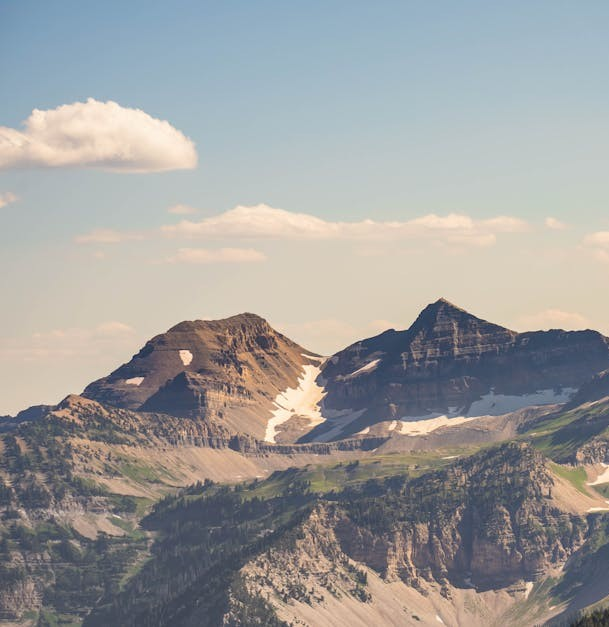
#> input picture src/image1.jpeg, 609 x 627 px
$ python -i harris.py   (imports and definitions only)   (older library calls are emulated)
#> lines starting #> are read from the running program, lines starting #| are printed output that depends on the picture
#> further down, picture is the input picture: shape (627, 609, 3); mean B, G, R 156.5, 156.8, 156.9
import numpy as np
import cv2

def harris_corners(img, k=0.04, window_size=3, threshold=0.005):
    """
    Harris Corner Detection from scratch
    """
#> called with k = 0.04, window_size = 3, threshold = 0.005
    if len(img.shape) == 3:
        gray = cv2.cvtColor(img, cv2.COLOR_BGR2GRAY)
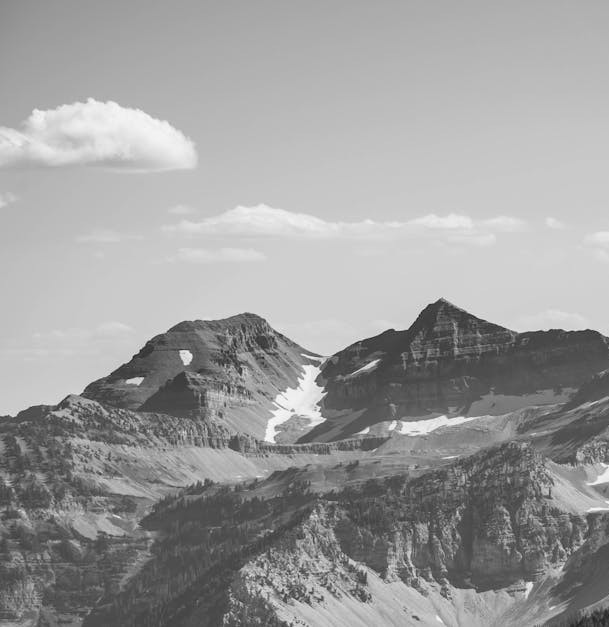
#> gray: shape (627, 609); min 29, max 251, mean 156.8
    else:
        gray = img.copy()

    gray = np.float32(gray)

    # Compute gradients
    Ix = cv2.Sobel(gray, cv2.CV_64F, 1, 0, ksize=3)
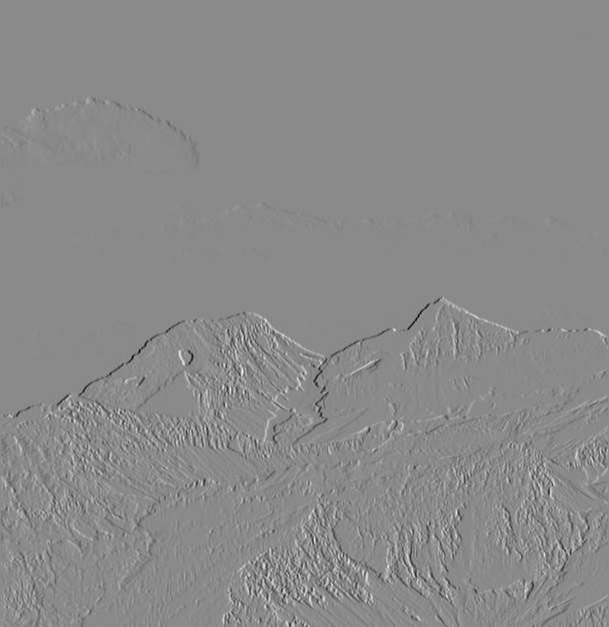
#> Ix: shape (627, 609) float64; min -666, max 564, mean 0.1; drawn with min black and max white
    Iy = cv2.Sobel(gray, cv2.CV_64F, 0, 1, ksize=3)
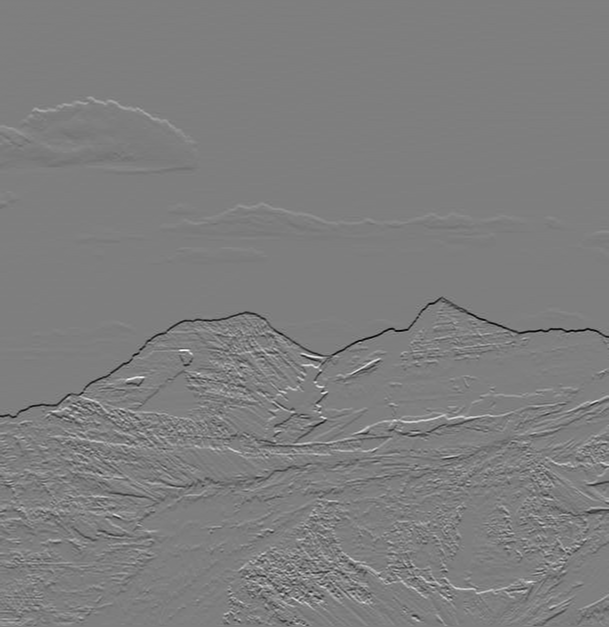
#> Iy: shape (627, 609) float64; min -673, max 682, mean -0.5; drawn with min black and max white

    # Compute products of derivatives
    Ixx = Ix * Ix
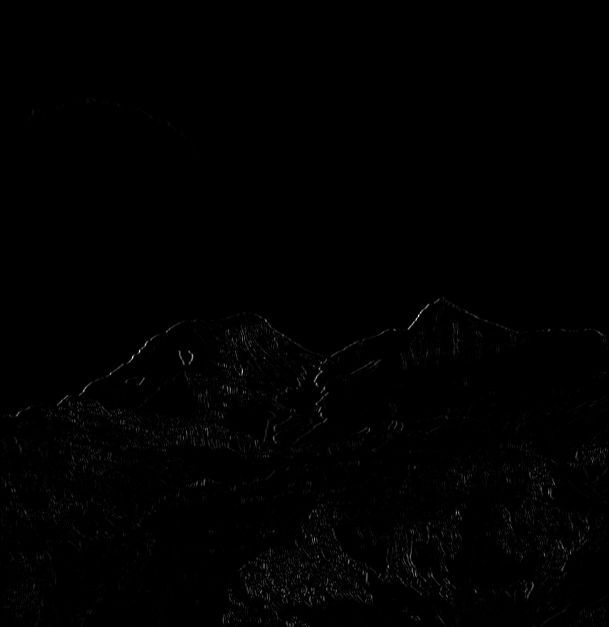
#> Ixx: shape (627, 609) float64; min 0, max 443556, mean 2180.9; drawn with min black and max white
    Iyy = Iy * Iy
    Ixy = Ix * Iy
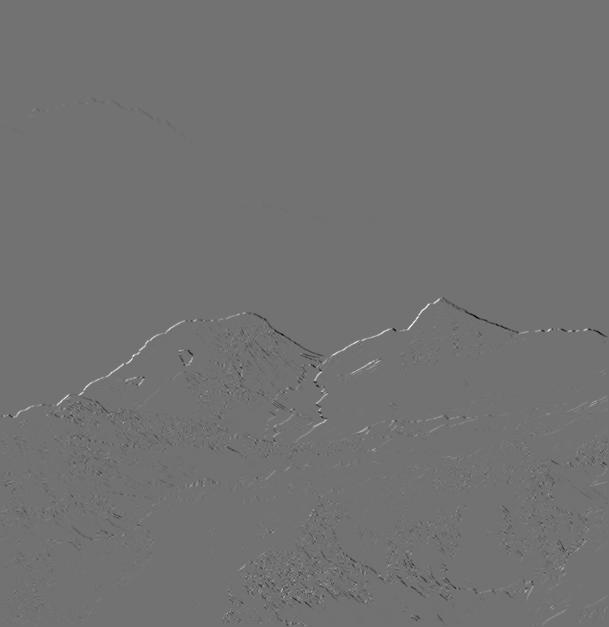
#> Ixy: shape (627, 609) float64; min -180565, max 222460, mean -113.4; drawn with min black and max white

    # Apply Gaussian window
    Ixx = cv2.GaussianBlur(Ixx, (window_size, window_size), 0)
    Iyy = cv2.GaussianBlur(Iyy, (window_size, window_size), 0)
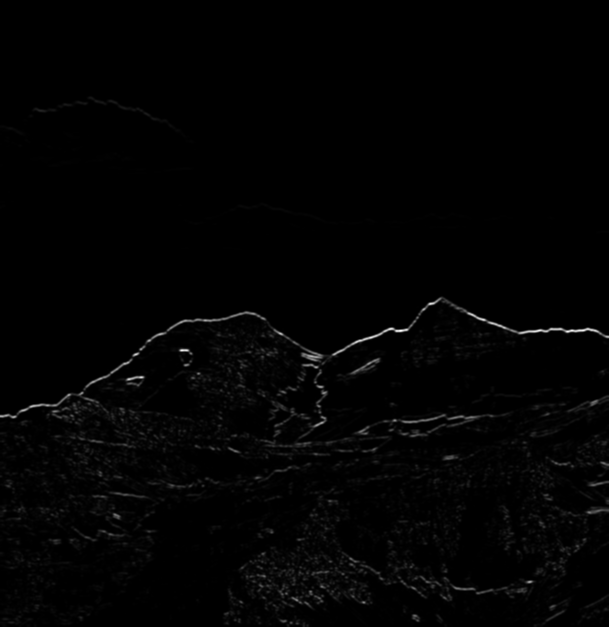
#> Iyy: shape (627, 609) float64; min 0, max 264096.8, mean 3100.6; drawn with min black and max white
    Ixy = cv2.GaussianBlur(Ixy, (window_size, window_size), 0)

    # Compute Harris response
    det_M = Ixx * Iyy - Ixy * Ixy
    trace_M = Ixx + Iyy
    R = det_M - k * (trace_M ** 2)
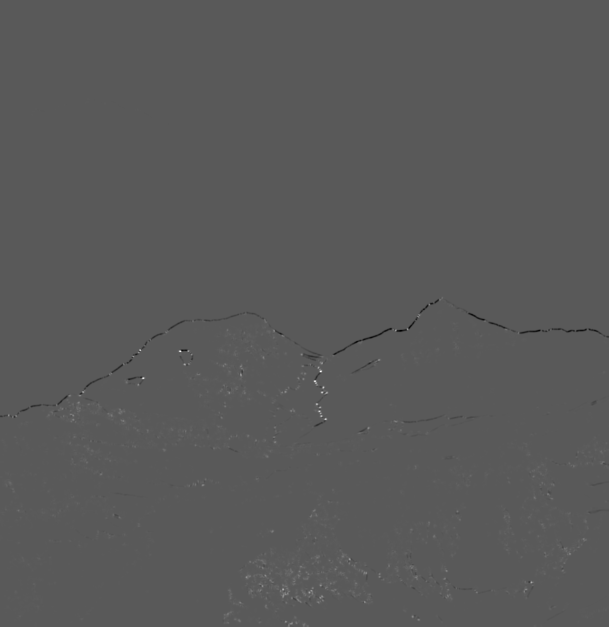
#> R: shape (627, 609) float64; min -2.74e+09, max 5.04e+09, mean 3738601.3; drawn with min black and max white

    # Normalize and threshold
    R_max = np.max(R)
#> R_max = 5.04e+09
    if R_max > 0:
        R_norm = R / R_max
    else:
        R_norm = R

    # Find corners above threshold
    corners = np.argwhere(R_norm > threshold)
#> corners = 21582 pairs, first value 99 to 626, second value 0 to 608

    # Non-maximum suppression
    corners_nms = []
    for y, x in corners:
        if R_norm[y, x] == np.max(R_norm[max(0, y-2):min(R_norm.shape[0], y+3),
                                          max(0, x-2):min(R_norm.shape[1], x+3)]):
            corners_nms.append([y, x])
#> this loop made 21582 passes
#> (y, x) on passes 1 to 3: (99, 88), (101, 87), (102, 85)
#> after the loop, corners_nms = 1486 pairs, first value 102 to 626, second value 0 to 608

    return np.array(corners_nms), R_norm

def draw_corners(img, corners):
    """Draw corners on image for visualization"""
    img_copy = img.copy()
    for y, x in corners:
        cv2.circle(img_copy, (int(x), int(y)), 3, (0, 255, 0), -1)
    return img_copy

>>> import cv2
>>> picture = cv2.imread('image1.jpeg')
>>> result = harris_corners(picture)

$ run again, on src/image2.jpeg
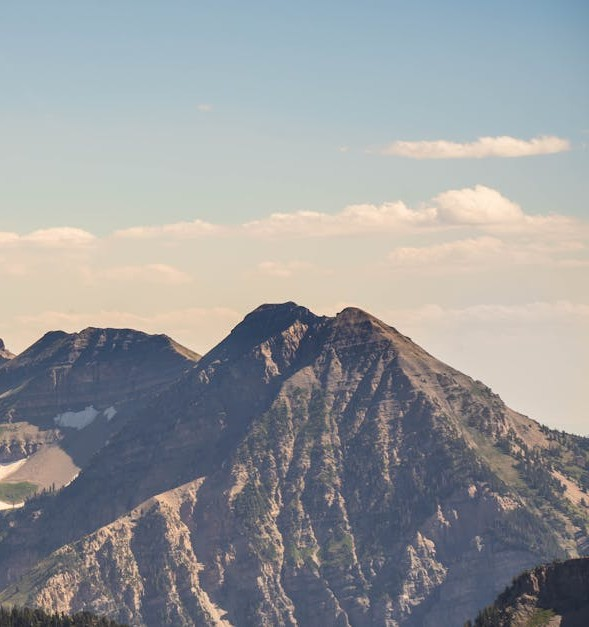
#> input picture src/image2.jpeg, 589 x 627 px
#> picture is the input picture: shape (627, 589, 3); mean B, G, R 155.9, 153.1, 150.5
#> in harris_corners, `Ixx = Ix * Ix`:
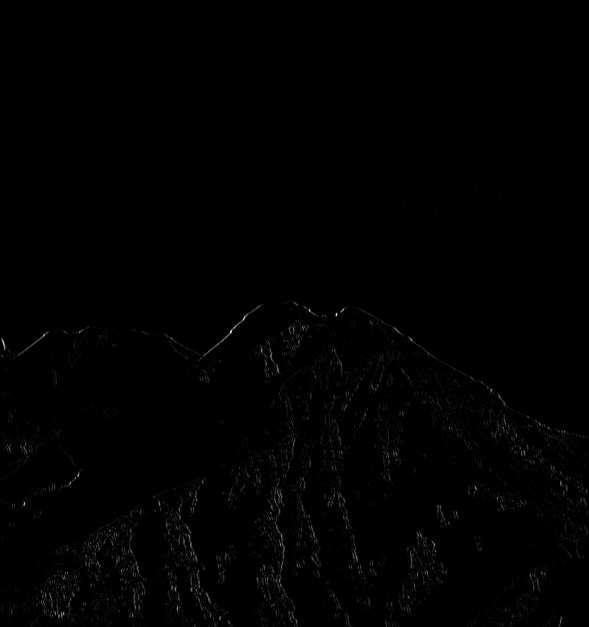
#> Ixx: shape (627, 589) float64; min 0, max 393129, mean 2197.7; drawn with min black and max white
#> in harris_corners, `Ixy = Ix * Iy`:
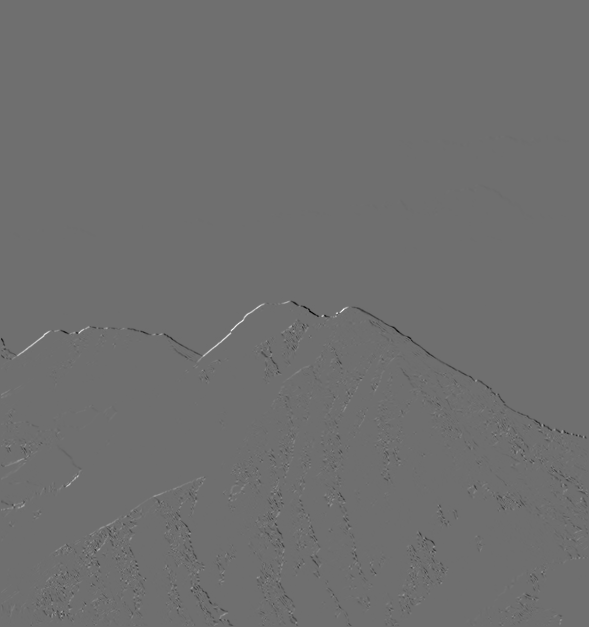
#> Ixy: shape (627, 589) float64; min -197880, max 255747, mean -214.5; drawn with min black and max white
#> R_max = 9.83e+09
#> corners = 11980 pairs, first value 304 to 626, second value 0 to 588
#> the loop in harris_corners, `for y, x in corners:` made 11980 passes
#> (y, x) on passes 1 to 3: (304, 298), (305, 295), (305, 296)
#> after the loop in harris_corners, `for y, x in corners:`: corners_nms = 1011 pairs, first value 305 to 626, second value 0 to 588
